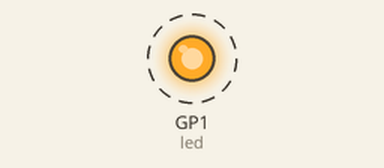
Simulated run of this program. Board: Raspberry Pi Pico running CircuitPython. Shown: output pins drawn as LEDs (lit = HIGH). Dashed ring = blinking.

Above: at 0.05 s.
Timing chart, 0 to 3.0 s (numbered marks = the images above):
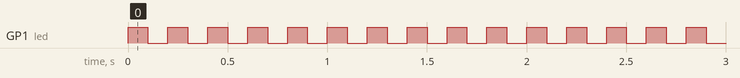

The program:

code.py
```python
import time
import board
import digitalio

led = digitalio.DigitalInOut(board.GP1)
led.direction = digitalio.Direction.OUTPUT

while True:
    led.value = True
    time.sleep(0.1)
    led.value = False
    time.sleep(0.1)
```

Measured:
- by itself, GP1 (led): alternates HIGH for 0.10 s and LOW for 0.10 s
